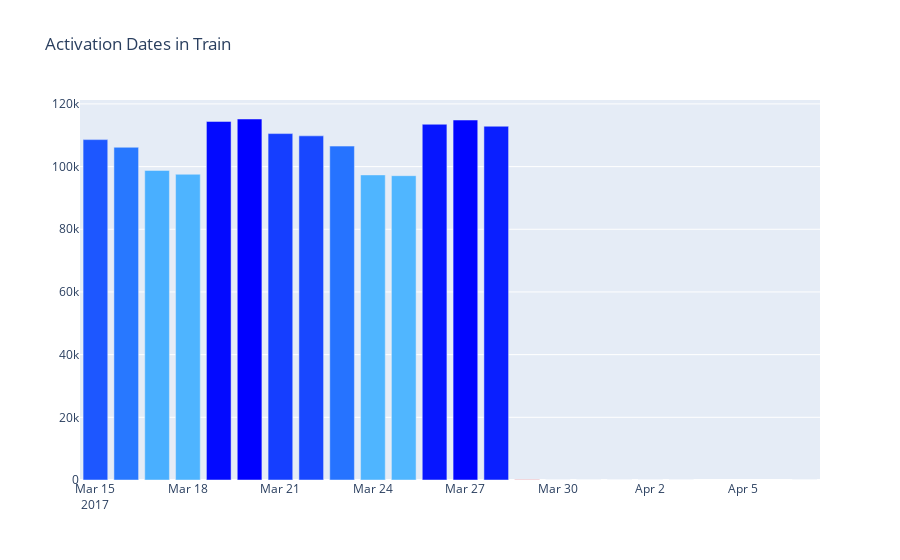
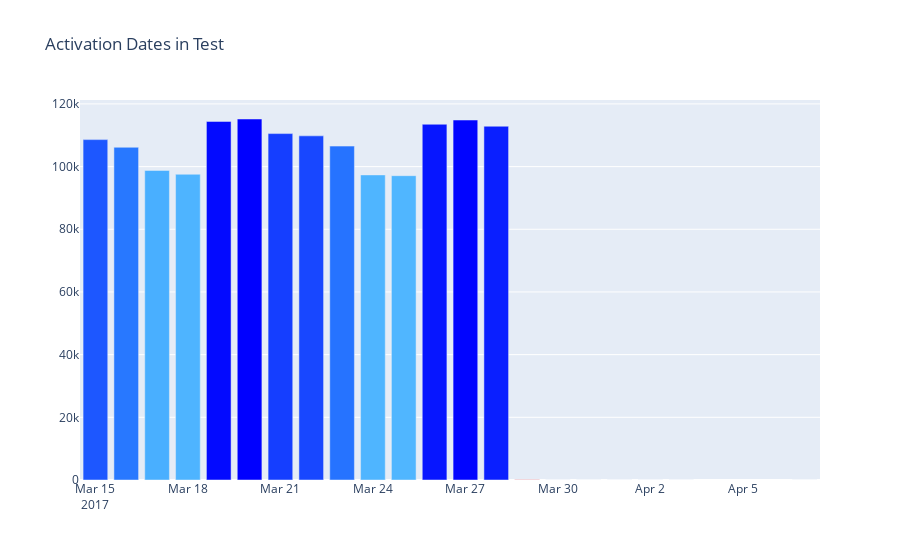

Notebook cell for these charts, in order:
### Markdown cell above
**Activation Date:**

### Code cell
cnt_srs = train_df['activation_date'].value_counts()

trace = go.Bar(
    x=cnt_srs.index,
    y=cnt_srs.values,
    marker=dict(
        color=cnt_srs.values,
        colorscale = 'Picnic',
        reversescale = True
    ),
)

layout = go.Layout(
    title='Activation Dates in Train'
)

data = [trace]
fig = go.Figure(data=data, layout=layout)
py.iplot(fig, filename="ActivationDate")

trace = go.Bar(
    x=cnt_srs.index,
    y=cnt_srs.values,
    marker=dict(
        color=cnt_srs.values,
        colorscale = 'Picnic',
        reversescale = True
    ),
)

layout = go.Layout(
    title='Activation Dates in Test'
)

data = [trace]
fig = go.Figure(data=data, layout=layout)
py.iplot(fig, filename="ActivationDate")

### Figure 1 — Plotly figure (JSON) as saved in the notebook; plotly's stock layout.template omitted (floating-point values rounded to 4 significant figures)
{"data": [{"marker": {"color": [115190, 114863, 114416, 113513, 112885, 110535, 109813, 108615, 106544, 106168, 98773, 97554, 97351, 97104, 87, 3, 3, 3, 2, 1, 1], "colorscale": [[0.0, "rgb(0,0,255)"], [0.1, "rgb(51,153,255)"], [0.2, "rgb(102,204,255)"], [0.3, "rgb(153,204,255)"], [0.4, "rgb(204,204,255)"], [0.5, "rgb(255,255,255)"], [0.6, "rgb(255,204,255)"], [0.7, "rgb(255,153,255)"], [0.8, "rgb(255,102,204)"], [0.9, "rgb(255,102,102)"], [1.0, "rgb(255,0,0)"]], "reversescale": true}, "type": "bar", "x": ["2017-03-20T00:00:00", "2017-03-27T00:00:00", "2017-03-19T00:00:00", "2017-03-26T00:00:00", "2017-03-28T00:00:00", "2017-03-21T00:00:00", "2017-03-22T00:00:00", "2017-03-15T00:00:00", "2017-03-23T00:00:00", "2017-03-16T00:00:00", "2017-03-17T00:00:00", "2017-03-18T00:00:00", "2017-03-24T00:00:00", "2017-03-25T00:00:00", "2017-03-29T00:00:00", "2017-04-01T00:00:00", "2017-03-30T00:00:00", "2017-04-02T00:00:00", "2017-04-03T00:00:00", "2017-04-07T00:00:00", "2017-03-31T00:00:00"], "y": [115190, 114863, 114416, 113513, 112885, 110535, 109813, 108615, 106544, 106168, 98773, 97554, 97351, 97104, 87, 3, 3, 3, 2, 1, 1]}], "layout": {"title": {"text": "Activation Dates in Train"}}}

### Figure 2 — Plotly figure (JSON) as saved in the notebook; plotly's stock layout.template omitted (floating-point values rounded to 4 significant figures)
{"data": [{"marker": {"color": [115190, 114863, 114416, 113513, 112885, 110535, 109813, 108615, 106544, 106168, 98773, 97554, 97351, 97104, 87, 3, 3, 3, 2, 1, 1], "colorscale": [[0.0, "rgb(0,0,255)"], [0.1, "rgb(51,153,255)"], [0.2, "rgb(102,204,255)"], [0.3, "rgb(153,204,255)"], [0.4, "rgb(204,204,255)"], [0.5, "rgb(255,255,255)"], [0.6, "rgb(255,204,255)"], [0.7, "rgb(255,153,255)"], [0.8, "rgb(255,102,204)"], [0.9, "rgb(255,102,102)"], [1.0, "rgb(255,0,0)"]], "reversescale": true}, "type": "bar", "x": ["2017-03-20T00:00:00", "2017-03-27T00:00:00", "2017-03-19T00:00:00", "2017-03-26T00:00:00", "2017-03-28T00:00:00", "2017-03-21T00:00:00", "2017-03-22T00:00:00", "2017-03-15T00:00:00", "2017-03-23T00:00:00", "2017-03-16T00:00:00", "2017-03-17T00:00:00", "2017-03-18T00:00:00", "2017-03-24T00:00:00", "2017-03-25T00:00:00", "2017-03-29T00:00:00", "2017-04-01T00:00:00", "2017-03-30T00:00:00", "2017-04-02T00:00:00", "2017-04-03T00:00:00", "2017-04-07T00:00:00", "2017-03-31T00:00:00"], "y": [115190, 114863, 114416, 113513, 112885, 110535, 109813, 108615, 106544, 106168, 98773, 97554, 97351, 97104, 87, 3, 3, 3, 2, 1, 1]}], "layout": {"title": {"text": "Activation Dates in Test"}}}
